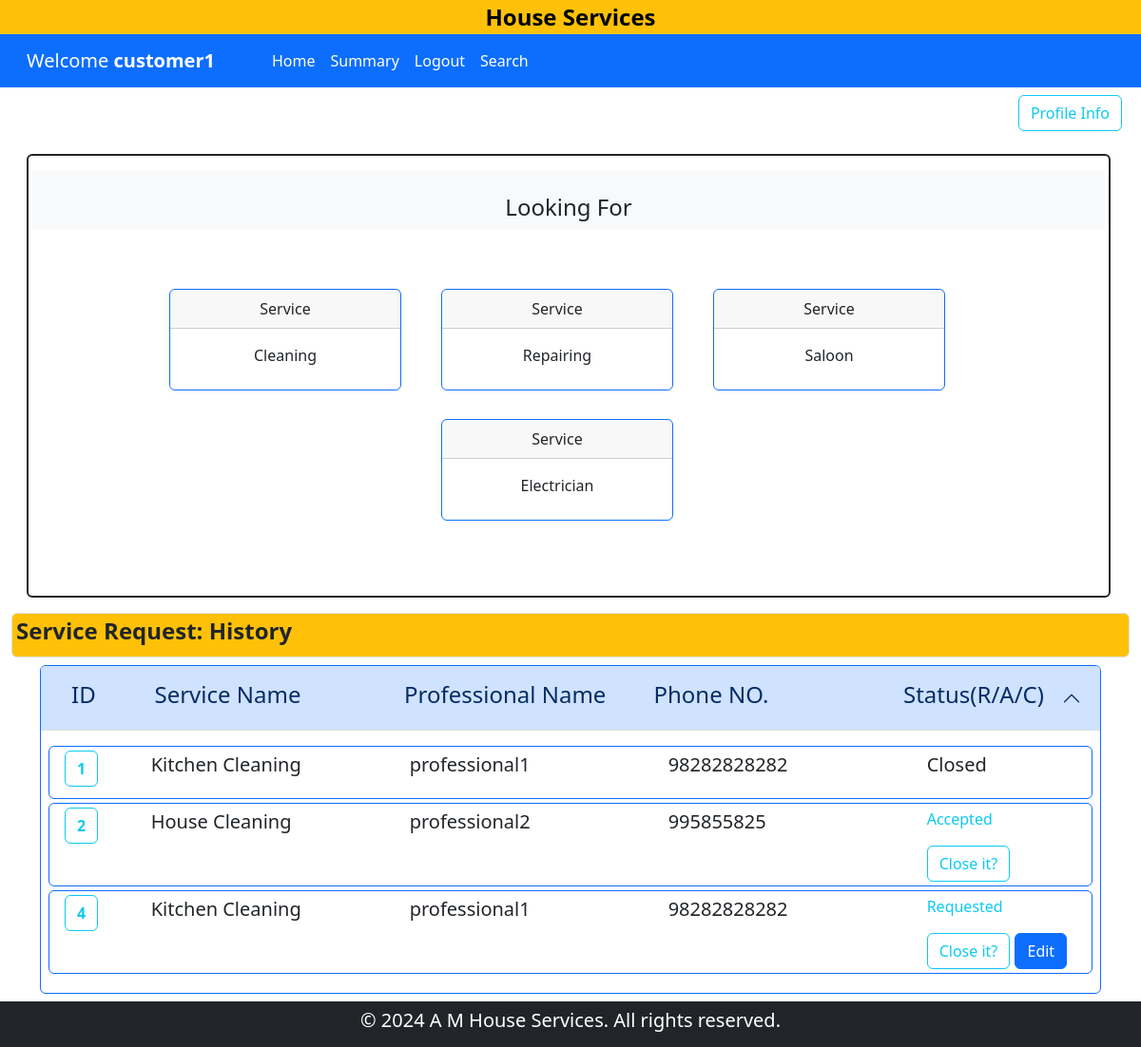
Before: /customer_dashboard/customer1 with the older database file.
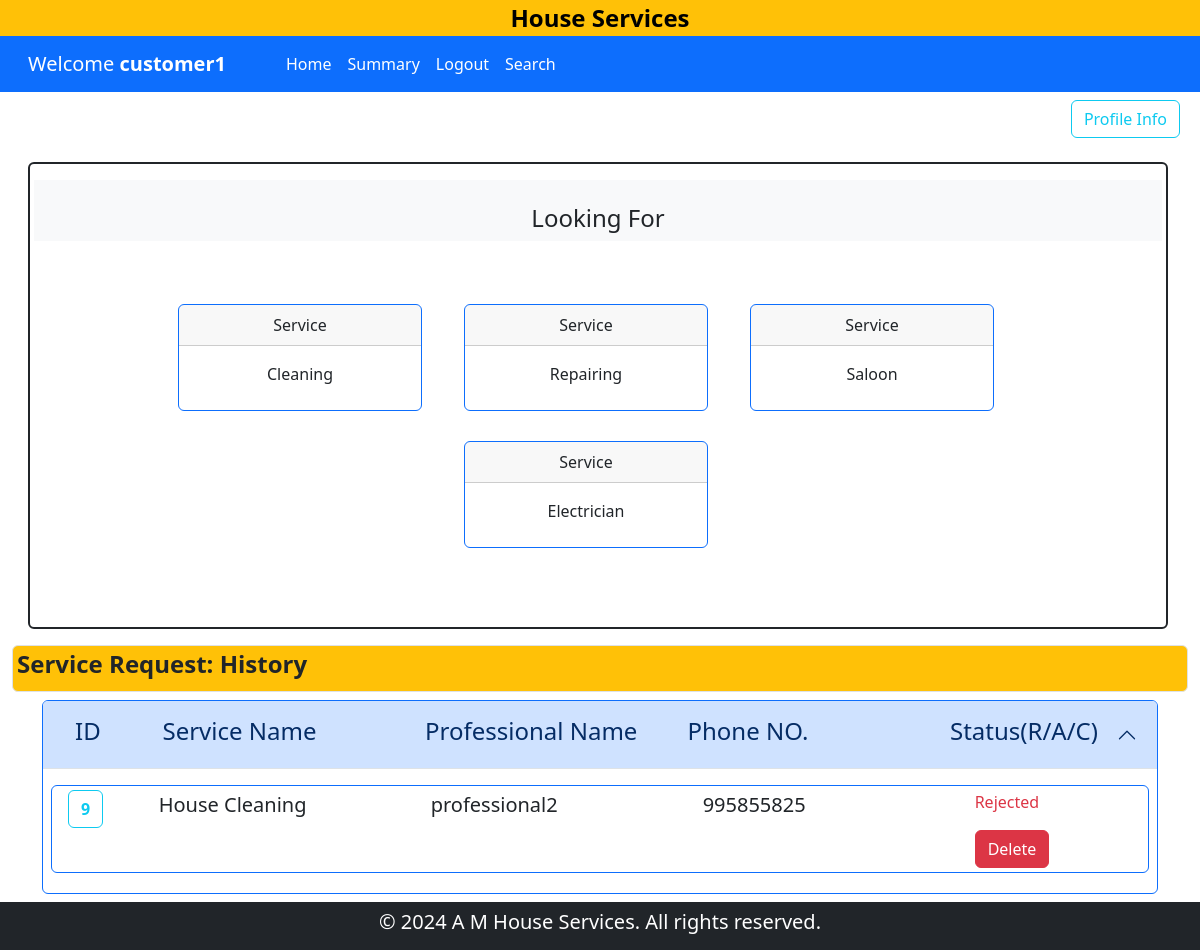
After: the same page with the newer database file.
### backened/modals.py (models this page shows)
class ServiceRequest(db.Model):
    __tablename__ = "service_request"
    id = db.Column(db.Integer, primary_key=True)
    service_id = db.Column(db.Integer, db.ForeignKey("service.id"), nullable=False)
    customer_id = db.Column(db.Integer, db.ForeignKey("customer.id"), nullable=False)
    professional_id = db.Column(db.Integer, db.ForeignKey("professional.id"), nullable=False)
    date_of_request = db.Column(db.DateTime, default=datetime.now,nullable=False)
    date_of_completion = db.Column(db.DateTime, nullable=True)
    service_status = db.Column(db.String(50), nullable=False, default="requested")
    remarks = db.Column(db.Text, nullable=True)
    reviews = db.relationship("Review", backref="service_request", lazy=True, cascade="all, delete-orphan")

class Service(db.Model):
    __tablename__ = "service"
    id = db.Column(db.Integer, primary_key=True)
    name = db.Column(db.String(120), nullable=False)
    price = db.Column(db.Float, nullable=False)
    time_required = db.Column(db.Integer, nullable=False)
    description = db.Column(db.Text,nullable = True)
    service_requests = db.relationship("ServiceRequest", backref="service", lazy=True, cascade="all, delete-orphan")

class Professional(db.Model):
    __tablename__ = "professional"
    id = db.Column(db.Integer, primary_key=True)
    email = db.Column(db.String(120), unique=True, nullable=False)
    password = db.Column(db.String(120), nullable=False)
    name = db.Column(db.String(120), nullable=False)
    phone = db.Column(db.Integer, nullable=False)
    address = db.Column(db.String(200), nullable=False)
    pincode = db.Column(db.Integer, nullable=False)
    date_created = db.Column(db.DateTime, default=datetime.now,nullable=False)
    description = db.Column(db.Text, nullable=True)
    service_type = db.Column(db.String(120), nullable=False)
    experience = db.Column(db.Integer, nullable=False)
    file_path = db.Column(db.String(255), nullable=False)
    status = db.Column(db.String(30), default="pending",nullable=False)
    service_requests = db.relationship(
        "ServiceRequest",
        backref="professional",
        lazy=True,
        cascade="all, delete-orphan",
    )

### backened/controller.py (the view)
@app.route("/customer_dashboard/<user>")
def customerDashboard(user):
    cust = Customer.query.filter_by(name=user).first()
    ser = Service.query.all()
    ser_reqs = ServiceRequest.query.filter_by(customer_id=cust.id).all()
    return render_template(
        "customer_dashboard.html", customer=cust, services=ser, ser_reqs=ser_reqs
    )

### templates/customer_dashboard.html (shortened to what the changed rows need)
{% extends 'layout.html' %}
{% block content %}
{% if customer.status == 'Blocked' %}
    <div class="container text-center h3 lead m-4">You have been Blocked</div>
{% else %}
{% block search_customer %}
    <div class="container-fluid">
        <div class="container">
            <div class="accordion" id="Service-request">
                <div class="accordion-item border border-primary mb-2">
                  <h2 class="accordion-header">
                    <button class="accordion-button" type="button" data-bs-toggle="collapse" data-bs-target="#service-request-collapse" aria-expanded="true" aria-controls="service-request-collapse">
                      <div class="container row">
                        <h4 class="col-1">ID</h4>
                        <h4 class="col-3">Service Name</h4>
                        <h4 class="col-3">Professional Name</h4>
                        <h4 class="col-3">Phone NO.</h4>
                        <h4 class="col-2">Status(R/A/C)</h4>
                      </div>
                    </button>
                  </h2>
                  <div id="service-request-collapse" class="accordion-collapse collapse show" data-bs-parent="#Service-request">
                    <div class="accordion-body">
                        {% if not ser_reqs %}
                            <div class="col">
                                <p class="lead">No Service Request found</p>
                            </div>
                        {% else %}
                            {% for ser_req in ser_reqs %}
                                <div class="conatiner row border border-primary p-1 lead rounded mb-1">
                                    <div class="col-1">
                                        <a href="{{ url_for('service_request_detail',user = 'customer',uid=customer.id,rid=ser_req.id) }}" class=" fw-bold btn btn-outline-info">{{ ser_req.id }}</a>
                                    </div>
                                    <div class="col-3">
                                        <p >{{ ser_req.service.name }}</p>
                                    </div>
                                    <div class="col-3">
                                        <p >{{ ser_req.professional.name }}</p>
                                    </div>
                                    <div class="col-3">
                                        <p >{{ ser_req.professional.phone }}</p>
                                    </div>
                                    {% if ser_req.service_status == 'requested' %}
                                    <div class="col-2">
                                        <p class="text-info fs-6">{{ ser_req.service_status|title }}</p>
                                        <a href="{{ url_for('request_review',uid = customer.id,rid=ser_req.id) }}" class="btn btn-outline-info">Close it?</a>
                                        <a href="{{ url_for('update_request', user_id=customer.id,request_id = ser_req.id ) }}" class="btn btn-primary">Edit</a>
                                    </div>
                                    {% elif ser_req.service_status == 'accepted' %}
                                    <div class="col-2">
                                        <p class="text-info fs-6">{{ ser_req.service_status|title }}</p>
                                        <a href="{{ url_for('request_review',uid = customer.id,rid=ser_req.id) }}" class="btn btn-outline-info">Close it?</a>
                                    </div>
                                    {% elif ser_req.service_status == 'rejected' %}
                                    <div class="col-2">
                                        <p class="text-danger fs-6">{{ ser_req.service_status|title }}</p>
                                        <a href="{{ url_for('delete_request',rid = ser_req.id,uname=customer.name) }}" class="btn btn-danger">Delete</a>
                                    </div>
                                    {% else %}
                                    <div class="col-2">
                                        <p >{{ ser_req.service_status|title }}</p>
                                    </div>
                                    {% endif %}
                                </div>
                            {% endfor %}
                        {% endif %}
                    </div>
                  </div>
                </div>
              </div>
        </div>
    </div>
{% endblock search_customer %}
{% endif %}
{% endblock content %}

Changed rows visible on the page:
removed ServiceRequest: id "1", service.name "Kitchen Cleaning", professional.name "professional1", professional.phone "98282828282", service_status "Closed"
removed ServiceRequest: id "2", service.name "House Cleaning", professional.name "professional2", professional.phone "995855825", service_status "Accepted"
removed ServiceRequest: id "4", service.name "Kitchen Cleaning", professional.name "professional1", professional.phone "98282828282", service_status "Requested"
added ServiceRequest: id "9", service.name "House Cleaning", professional.name "professional2", professional.phone "995855825", service_status "Rejected"
